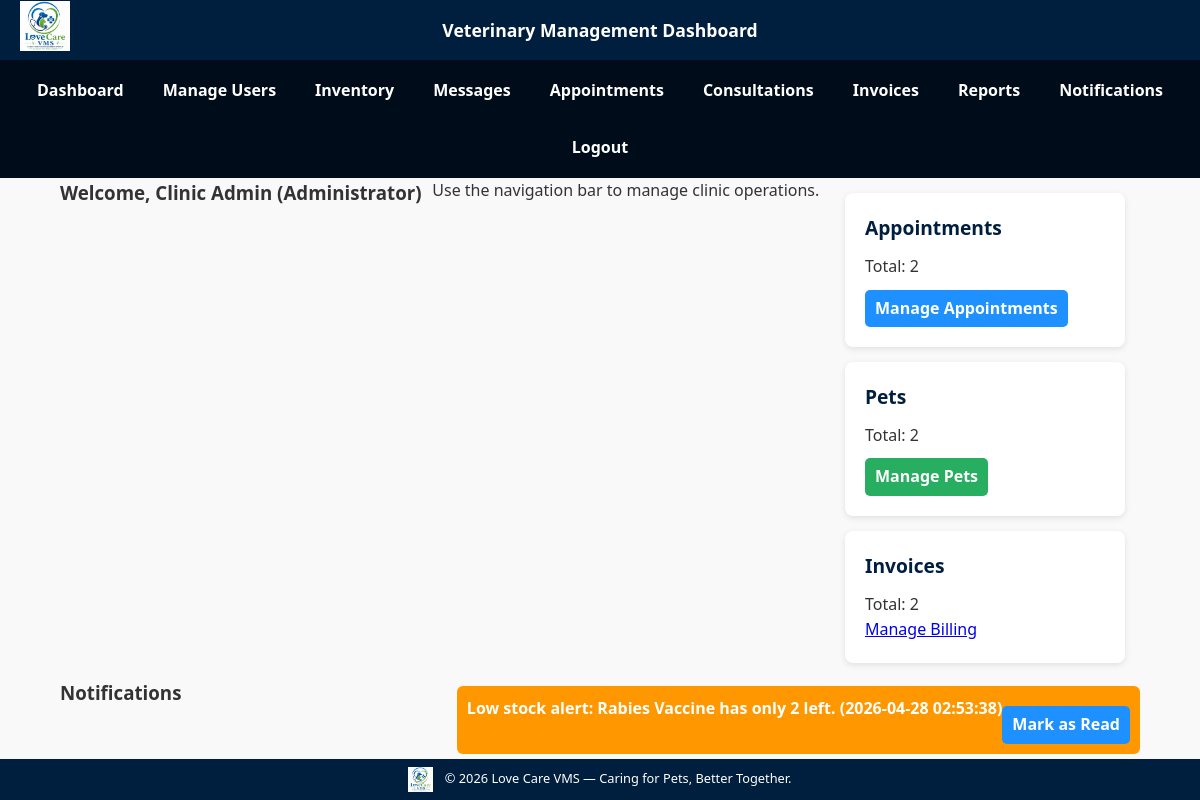
The app's page /pages/dashborard.php (signed in), older data.
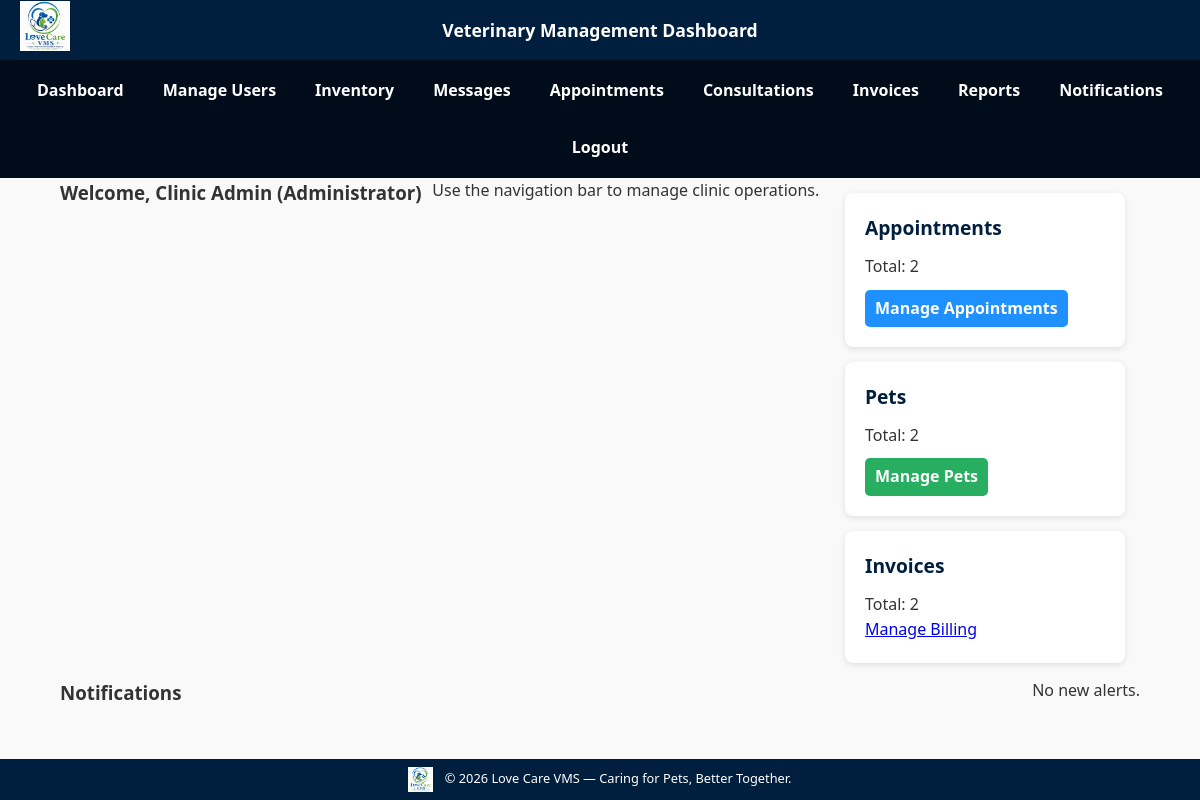
The same page, newer data.
### tables this page shows
CREATE TABLE `notifications` (
  `notification_id` int(11) NOT NULL,
  `user_id` int(11) DEFAULT NULL,
  `message` varchar(255) DEFAULT NULL,
  `status` enum('Unread','Read') DEFAULT NULL,
  `notification_date` datetime DEFAULT current_timestamp()
);

### pages/dashborard.php (the view, shortened to what this page needs)
<?php
include('../config/db.php');
$user = $_SESSION['user'];
$alerts = $conn->query("SELECT * FROM notifications WHERE status='Unread' ORDER BY notification_date DESC");
$appointments = $conn->query("SELECT COUNT(*) AS total FROM appointments")->fetch_assoc();
$pets = $conn->query("SELECT COUNT(*) AS total FROM pets")->fetch_assoc();
$invoices = $conn->query("SELECT COUNT(*) AS total FROM invoices")->fetch_assoc();
?>
<!DOCTYPE html>
<html>
<head>
    <link rel="stylesheet" href="../assets/css/theme.css">
    <link rel="stylesheet" href="../assets/css/alerts.css">
    <link rel="stylesheet" href="../assets/css/badges.css">
    <link rel="stylesheet" href="../assets/css/res.css">
</head>
<body>
<?php include('../includes/header.php'); ?>
<?php include('../includes/navbar.php'); ?>
<div class="container">
    <h3>Welcome, <?= $user['full_name']; ?> (<?= $user['role']; ?>)</h3>
    <p>Use the navigation bar to manage clinic operations.</p>
    <div class="dashboard-grid">
        <?php if ($user['role'] == 'Administrator'): ?>
            <div class="card">
                <h3>Appointments</h3>
                <p>Total: <?= $appointments['total']; ?></p>
                <a href="appointments.php" class="btn-blue">Manage Appointments</a>
            </div>
            <div class="card">
                <h3>Pets</h3>
                <p>Total: <?= $pets['total']; ?></p>
                <a href="pets.php" class="btn-green">Manage Pets</a>
            </div>
            <div class="card">
                <h3>Invoices</h3>
                <p>Total: <?= $invoices['total']; ?></p>
                <a href="billing.php" class="btn-orange">Manage Billing</a>
            </div>
        <?php endif; ?>
    </div>
    <h3>Notifications</h3>
    <?php if ($alerts->num_rows > 0): ?>
        <?php while($row = $alerts->fetch_assoc()): ?>
            <div class="alert alert-warning">
                <?= $row['message'] ?> (<?= $row['notification_date'] ?>)
                <a href="notifications.php?mark_read=<?= $row['notification_id'] ?>" class="btn-blue" style="float:right;">Mark as Read</a>
            </div>
        <?php endwhile; ?>
    <?php else: ?>
        <p>No new alerts.</p>
    <?php endif; ?>
</div>
<?php include('../includes/footer.php'); ?>
</body>
</html>

Row changes from the older to the newer data that the page shows:
no longer on this page (row edited): notifications: message "Low stock alert: Rabies Vaccine has only 2 left.", notification_date "2026-04-28 02:53:38"
Text that changed along with them:
text now shown: "No new alerts."
